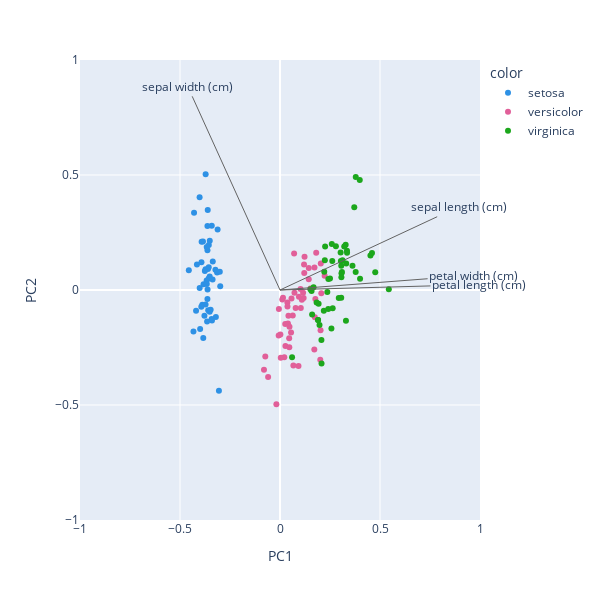

Here is the notebook cell this chart was saved with:
### Markdown cell above
<div class="alert alert-warning">
<b>[Question 2.2] Spatial features visualization </b> <br>

Based on the maps above, what can you infer about the locations of the individuals?
</div>


<br>
<font size=5 color=#009999> <b>2.3 - PCA</b> <br>
REDUCE THE DIMENSIONALITY OF THE DATA IN ORDER TO OBSERVE IT
</font> <br> <br>

<!---
The high dimensionality of the dataset (number of columns) makes data visualization hard. In order to gain some (partial) information about our data distribution,
--->
PCA is often considered as the simplest and most fundamental technique used in dimensionality reduction. Remember that PCA is essentially the rotation of coordinate axes, chosen such that each successful axis captures or preserves as much variance as possible. If the algorithm returns a new system coordinates of the same dimension as the input, we can keep only the axis corresponding to the 3 largest singular values and project data on this coordinates system to perform the visualization.


![PCAUrl](https://miro.medium.com/max/400/1*ZXhPoYQIn-Y8mxoUpz5Ayw.gif "PCA")

Although PCA allows to reduce dimensionality for a visualization purposes, it can also give information about the *importance of our features*. Indeed, some of them contribute more to the choice of the principal components and are therefore those that best explain the dataset.

To vizualize the importance of features, we can extract the [PCA loadings](https://scentellegher.github.io/machine-learning/2020/01/27/pca-loadings-sklearn.html). These are indicators of the correlation between components and original features. The value of loadings is contained between -1 and 1. The more the value goes toward those boundaries, the more the feature influences the choice of component.  
We propose to perform a 2-dimensional PCA and then to add the loadings in vector form to the figure to obtain what is called a *biplot* (see example on the iris dataset below). 

>**NOTE**: even if the figure below resembles the previous one, the former displays the directions of the 3 principal components while this one shows the importance of each feature.

### Code cell
"""
CELL N°12: LOADINGS EXAMPLE ON A SEPARATE TOY DATASET
Plot of the reduced iris dataset to 2 dimensions with the loadings
(i.e. vectors that represent the importance of each feature)

There is nothing to do here ;-)
"""
iris = datasets.load_iris()

names = iris.target_names

X = preprocessing.scale(iris.data)
y = [names[i] for i in iris.target]

pca = PCA(n_components=2)
X_data2 = pca.fit_transform(X)

tb.biplot_visualization(pca, X_data2, y, columns=iris.feature_names)

### Figure 1 — Plotly figure (JSON) as saved in the notebook; plotly's stock layout.template omitted (floating-point values rounded to 4 significant figures)
{"data": [{"hovertemplate": "color=setosa<br>PC1=%{x}<br>PC2=%{y}<extra></extra>", "legendgroup": "setosa", "marker": {"color": "#2E91E5", "symbol": "circle"}, "mode": "markers", "name": "setosa", "orientation": "v", "showlegend": true, "type": "scatter", "x": [-0.3722, -0.342, -0.3885, -0.3779, -0.3927, -0.3411, -0.4016, -0.3669, -0.3837, -0.359, -0.356, -0.3823, -0.3646, -0.4327, -0.3613, -0.3718, -0.3628, -0.36, -0.312, -0.3851, -0.3146, -0.3627, -0.4559, -0.2989, -0.366, -0.3208, -0.3371, -0.3564, -0.3516, -0.3723, -0.3517, -0.301, -0.4297, -0.402, -0.3467, -0.3628, -0.3361, -0.4153, -0.3993, -0.3566, -0.3758, -0.3054, -0.4197, -0.3228, -0.3512, -0.3401, -0.3919, -0.3935, -0.3664, -0.3622], "xaxis": "x", "y": [0.08989, -0.1262, -0.06402, -0.1119, 0.1211, 0.2789, 0.008922, 0.04179, -0.2088, -0.08782, 0.1954, 0.02492, -0.1364, -0.18, 0.3483, 0.503, 0.2778, 0.09154, 0.2631, 0.2112, 0.07656, 0.173, 0.08583, 0.01602, 0.0257, -0.1171, 0.04535, 0.09871, 0.05865, -0.06324, -0.09448, 0.07934, 0.3359, 0.4027, -0.08617, -0.03859, 0.1239, 0.1109, -0.1693, 0.05035, 0.08271, -0.4377, -0.08971, 0.08844, 0.2139, -0.1331, 0.2098, -0.07233, 0.1869, 0.001726], "yaxis": "y"}, {"hovertemplate": "color=versicolor<br>PC1=%{x}<br>PC2=%{y}<extra></extra>", "legendgroup": "versicolor", "marker": {"color": "#E15F99", "symbol": "circle"}, "mode": "markers", "name": "versicolor", "orientation": "v", "showlegend": true, "type": "scatter", "x": [0.1811, 0.1202, 0.2039, 0.06696, 0.1767, 0.06388, 0.1227, -0.08009, 0.1525, 0.001878, -0.01811, 0.07242, 0.09238, 0.1183, -0.005481, 0.1439, 0.05756, 0.0261, 0.2013, 0.0271, 0.1212, 0.07827, 0.2028, 0.104, 0.1155, 0.1437, 0.2065, 0.2232, 0.1093, -0.006616, 0.02149, 0.003854, 0.03969, 0.1744, 0.03681, 0.07052, 0.1723, 0.1717, 0.01144, 0.04659, 0.04586, 0.1026, 0.0553, -0.05952, 0.04743, 0.01501, 0.03742, 0.09472, -0.07357, 0.04219], "xaxis": "x", "y": [0.1616, 0.1113, 0.1154, -0.3285, -0.03903, -0.1111, 0.1448, -0.3469, 0.006034, -0.1936, -0.497, -0.01185, -0.3305, -0.03487, -0.0822, 0.09532, -0.03676, -0.1483, -0.3038, -0.2439, 0.07426, -0.07814, -0.1748, -0.07797, -0.01187, 0.04696, -0.01447, 0.06204, -0.04231, -0.1982, -0.2925, -0.2945, -0.1455, -0.1187, -0.05389, 0.1583, 0.09776, -0.259, -0.0411, -0.2489, -0.2097, 0.004667, -0.1851, -0.3781, -0.1602, -0.03393, -0.07208, -0.029, -0.2891, -0.1121], "yaxis": "y"}, {"hovertemplate": "color=virginica<br>PC1=%{x}<br>PC2=%{y}<extra></extra>", "legendgroup": "virginica", "marker": {"color": "#1CA71C", "symbol": "circle"}, "mode": "markers", "name": "virginica", "orientation": "v", "showlegend": true, "type": "scatter", "x": [0.3031, 0.1903, 0.3624, 0.2367, 0.307, 0.4522, 0.06031, 0.3784, 0.3298, 0.3714, 0.2242, 0.2634, 0.3096, 0.2071, 0.2412, 0.2613, 0.2418, 0.3987, 0.5441, 0.2077, 0.3349, 0.1607, 0.4762, 0.2191, 0.2795, 0.3212, 0.1931, 0.1678, 0.2939, 0.3063, 0.4003, 0.3788, 0.3061, 0.1831, 0.1976, 0.4599, 0.259, 0.2212, 0.152, 0.3044, 0.3311, 0.3125, 0.1903, 0.3353, 0.3284, 0.3074, 0.2571, 0.25, 0.2256, 0.1579], "xaxis": "x", "y": [0.163, -0.1309, 0.1052, -0.008799, 0.05525, 0.1499, -0.2924, 0.07866, -0.1332, 0.3597, 0.1297, -0.07896, 0.07851, -0.2176, -0.08282, 0.1266, 0.04787, 0.4787, 0.00333, -0.3196, 0.1705, -0.1071, 0.07746, -0.09022, 0.1899, 0.1887, -0.05925, 0.01205, -0.03508, 0.1053, 0.04855, 0.4918, -0.03343, -0.05485, -0.1519, 0.1604, 0.2001, 0.0791, 0.003225, 0.1266, 0.115, 0.1291, -0.1309, 0.1624, 0.1965, 0.07246, -0.1679, 0.05038, 0.1894, -0.004556], "yaxis": "y"}], "layout": {"annotations": [{"arrowcolor": "#636363", "arrowhead": 0, "ax": 0.8932, "axref": "x", "ay": 0.362, "ayref": "y", "showarrow": true, "text": "sepal length (cm)", "x": 0, "xref": "x", "y": 0, "yref": "y"}, {"arrowcolor": "#636363", "arrowhead": 0, "ax": -0.4617, "axref": "x", "ay": 0.8857, "ayref": "y", "showarrow": true, "text": "sepal width (cm)", "x": 0, "xref": "x", "y": 0, "yref": "y"}, {"arrowcolor": "#636363", "arrowhead": 0, "ax": 0.9949, "axref": "x", "ay": 0.02349, "ayref": "y", "showarrow": true, "text": "petal length (cm)", "x": 0, "xref": "x", "y": 0, "yref": "y"}, {"arrowcolor": "#636363", "arrowhead": 0, "ax": 0.9682, "axref": "x", "ay": 0.06421, "ayref": "y", "showarrow": true, "text": "petal width (cm)", "x": 0, "xref": "x", "y": 0, "yref": "y"}], "height": 600, "legend": {"title": {"text": "color"}, "tracegroupgap": 0}, "margin": {"t": 60}, "width": 600, "xaxis": {"anchor": "y", "domain": [0, 1], "range": [-1, 1], "title": {"text": "PC1"}}, "yaxis": {"anchor": "x", "domain": [0, 1], "range": [-1, 1], "title": {"text": "PC2"}}}}
